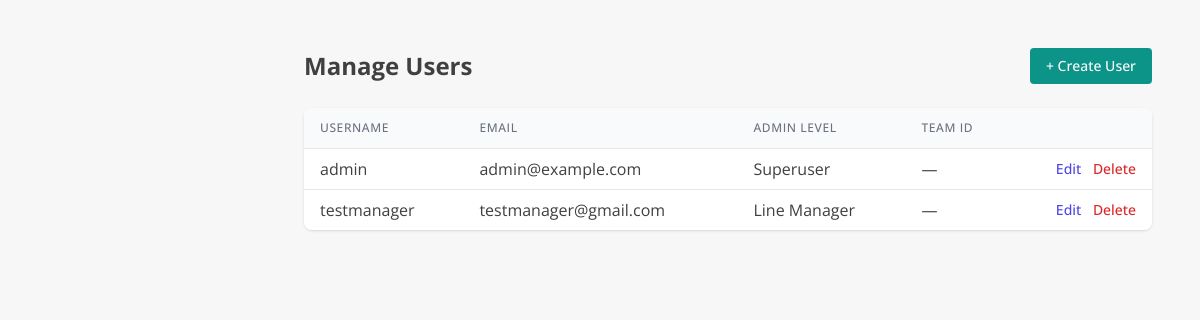
Before: /admin/users (signed in) with the older database file.
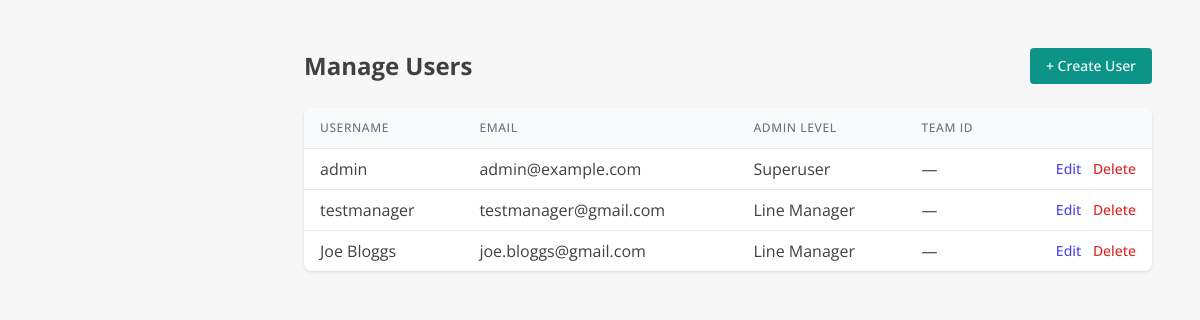
After: the same page with the newer database file.
### models.py (models this page shows, shortened)
class User(db.Model, UserMixin):
    id = db.Column(db.Integer, primary_key=True)
    username = db.Column(db.String(80), unique=True, nullable=False)
    email = db.Column(db.String(120), unique=True, nullable=False)
    password_hash = db.Column(db.String(200), nullable=False)
    admin_level = db.Column(db.Integer, default=0)  # 0 = line mgr, 1 = admin, 2 = superuser
    team_id = db.Column(db.Integer, nullable=True)
    def is_superuser(self):
        return self.admin_level == 2

### app.py (the view)
@app.route('/admin/users')
@login_required
def manage_users():
    if not current_user.is_superuser():
        flash('Access denied.', 'danger')
        return redirect(url_for('dashboard'))
    users = User.query.all()
    return render_template('admin_users.html', users=users)

### app.py (called while the page is built)
@app.context_processor
def inject_module():
    return dict(active_module=session.get('active_module'))

@app.context_processor
def inject_csrf_token():
    return dict(csrf_token=generate_csrf)

@login_manager.user_loader
def load_user(user_id):
    return db.session.get(User, int(user_id))

@app.before_request
def set_active_module():
    path = request.path.lower()
    if path.startswith('/pip/') or \
       path.startswith('/employee/') or \
       path in ['/dashboard', '/pip_list', '/employee/list', '/employee/add', '/pip/select-employee']:
        session['active_module'] = 'PIP'
    elif path.startswith('/probation/'):
        session['active_module'] = 'Probation'
    elif path == '/':
        session.pop('active_module', None)

@app.context_processor
def inject_csrf_token():
    return dict(csrf_token=generate_csrf)

### templates/admin_users.html
{% extends "base.html" %}
{% block content %}
<div class="p-6">
  <div class="flex items-center justify-between mb-6">
    <h1 class="text-2xl font-bold">Manage Users</h1>
    <a href="{{ url_for('create_user') }}" class="inline-flex items-center px-4 py-2 bg-teal-600 text-white text-sm font-medium rounded hover:bg-teal-700">
      + Create User
    </a>
  </div>
  <div class="overflow-x-auto bg-white shadow rounded-lg">
    <table class="min-w-full divide-y divide-gray-200">
      <thead class="bg-gray-50">
        <tr>
          <th class="px-4 py-3 text-left text-xs font-medium text-gray-500 uppercase tracking-wider">Username</th>
          <th class="px-4 py-3 text-left text-xs font-medium text-gray-500 uppercase tracking-wider">Email</th>
          <th class="px-4 py-3 text-left text-xs font-medium text-gray-500 uppercase tracking-wider">Admin Level</th>
          <th class="px-4 py-3 text-left text-xs font-medium text-gray-500 uppercase tracking-wider">Team ID</th>
          <th class="px-4 py-3"></th>
        </tr>
      </thead>
      <tbody class="bg-white divide-y divide-gray-200">
        {% for user in users %}
        <tr>
          <td class="px-4 py-2 whitespace-nowrap">{{ user.username }}</td>
          <td class="px-4 py-2 whitespace-nowrap">{{ user.email }}</td>
          <td class="px-4 py-2 whitespace-nowrap">
            {% if user.admin_level == 2 %}
              Superuser
            {% elif user.admin_level == 1 %}
              Admin
            {% else %}
              Line Manager
            {% endif %}
          </td>
          <td class="px-4 py-2 whitespace-nowrap">{{ user.team_id or '—' }}</td>
          <td class="px-4 py-2 whitespace-nowrap text-right text-sm font-medium">
            <a href="{{ url_for('edit_user', user_id=user.id) }}" class="text-indigo-600 hover:text-indigo-900 mr-2">Edit</a>
            <form method="POST" action="{{ url_for('delete_user', user_id=user.id) }}" class="inline" onsubmit="return confirm('Are you sure you want to delete this user?');">
              <button type="submit" class="text-red-600 hover:text-red-800">Delete</button>
            </form>
          </td>
        </tr>
        {% endfor %}
      </tbody>
    </table>
  </div>
</div>
{% endblock %}

### templates/base.html (shortened to what this page needs)
<!DOCTYPE html>
<html lang="en">
<head>
  <link rel="stylesheet" href="{{ url_for('static', filename='css/tokens.css') }}">
  <link rel="stylesheet" href="{{ url_for('static', filename='css/ui.css') }}">
  <script src="https://cdn.tailwindcss.com"></script>
</head>
<body class="text-ellipse-gray font-sans overflow-x-hidden {% if layout != 'fullscreen' %}bg-ellipse-light min-h-screen{% endif %}">
{% if layout != 'fullscreen' and not hide_sidebar %}
<div class="flex flex-col md:flex-row min-h-screen">
{% endif %}
<main id="main" class="flex-1 {% if not hide_sidebar %}md:ml-64{% endif %}">
  <div class="{% if layout != 'fullscreen' %}p-4 sm:p-6 max-w-7xl mx-auto{% endif %}">
    {% block content %}{% endblock %}
  </div>
</main>
{% if layout != 'fullscreen' and not hide_sidebar %}
</div>
{% endif %}
</body>
</html>

### static/css/tokens.css (style rules this page uses)
:root { --color-brand-50: #e8f3f2; --color-brand-100: #cfe7e6; --color-brand-200: #a4d1cf; --color-brand-300: #75bbb7; --color-brand-400: #2e9e99; --color-brand-500: #008a86; --color-brand-600: #005b5a; --color-brand-700: #004746; --color-brand-800: #003635; --color-brand-900: #012929; --color-bg: #ffffff; --color-surface: #ffffff; --color-text: #111827; --color-subtle: #6b7280; --color-border: #e5e7eb; --color-success: #10b981; --color-warning: #f59e0b; --color-danger: #ef4444; --color-info: #3b82f6; --color-focus: rgba(0, 91, 90, 0.25); --space-0: 0; --space-1: 0.25rem; --space-2: 0.5rem; --space-3: 0.75rem; --space-4: 1rem; --space-5: 1.25rem; --space-6: 1.5rem; --radius-sm: 0.375rem; --radius-md: 0.5rem; --radius-lg: 0.75rem; --radius-xl: 1rem; --shadow-sm: 0 1px 2px rgba(0,0,0,0.06); --shadow-md: 0 4px 10px rgba(0,0,0,0.08); --font-sans: ui-sans-serif, system-ui, -apple-system, Segoe UI, Roboto, Inter, "Helvetica Neue", Arial, "Noto Sans", "Apple Color Emoji", "Segoe UI Emoji"; --fs-xs: 0.75rem; --fs-sm: 0.875rem; --fs-base: 1rem; --fs-lg: 1.125rem; --fs-xl: 1.25rem; }
:where(button, [type="button"], [type="submit"], a, input, select, textarea):focus { outline: 2px solid transparent; box-shadow: 0 0 0 3px var(--color-focus); border-radius: inherit; }

### static/css/ui.css (style rules this page uses)
html, body { color: var(--color-text); background: var(--color-bg); font-family: var(--font-sans); font-size: var(--fs-base); }

### templates/base.html (style rules this page uses)
:root { --brand-primary:#005b5a; --brand-primary-600:#004746; --brand-bg:#f8fafc; --text:#111827; --muted:#6b7280; --radius:12px; }
body { color:var(--text); background:var(--brand-bg); }

Changed rows visible on the page:
added User: username "Joe Bloggs", email "joe.bloggs@gmail.com", admin_level "Line Manager", team_id "—"
